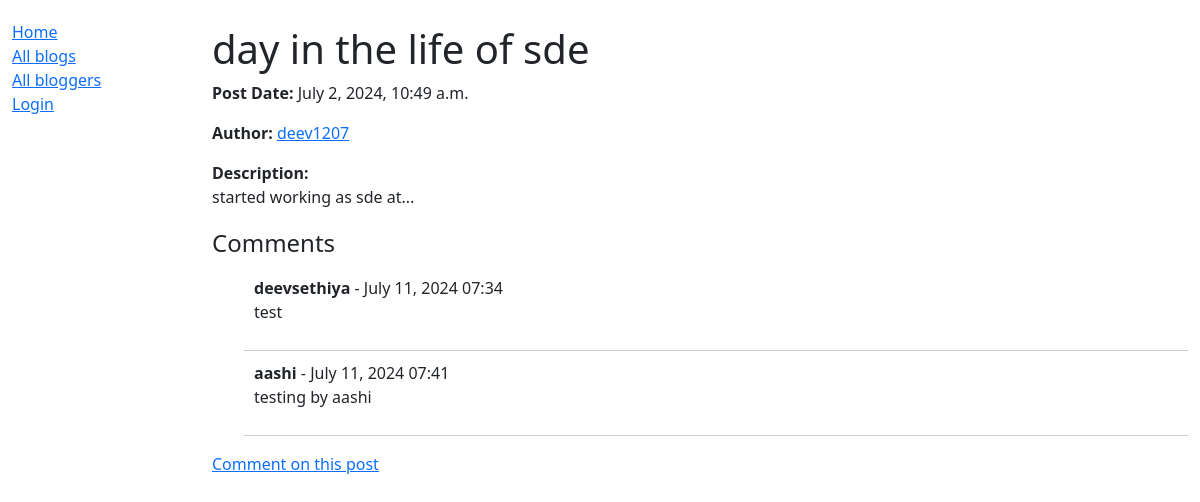
Page /blog/1/ on the committed database.
### blog/models.py (models this page shows, shortened)
class Blog(models.Model):
    title = models.CharField(max_length=200)
    content = models.TextField()
    author = models.ForeignKey(Author, on_delete=models.CASCADE)
    created_at = models.DateTimeField(auto_now_add=True)
    updated_at = models.DateTimeField(auto_now=True)

class Author(models.Model):
    name =  models.CharField(max_length=200)
    def __str__(self):
        return self.name
    def get_absolute_url(self):
        return reverse('blogger-detail', args=[str(self.id)])

class Comment(models.Model):
    blog = models.ForeignKey(Blog, related_name='comments', on_delete=models.CASCADE)
    author = models.ForeignKey(User, on_delete=models.CASCADE)
    content = models.TextField()
    created_at = models.DateTimeField(auto_now_add=True)

### blog/views.py (the view)
# urls.py: path('<int:pk>/',views.BlogDetailView.as_view(), name='blog-detail'),
class BlogDetailView(generic.DetailView):
    model = Blog
    def get_context_data(self, **kwargs):
        context = super().get_context_data(**kwargs)
        blog = self.get_object()
        comments = blog.comments.all()
        context['comments'] = comments
        return context

### blog/templates/blog/blog_detail.html
{% extends "base_generic.html" %}
{% block content %}
  <div class="post-details">
    <h1>{{ blog.title }}</h1>
    <p><strong>Post Date:</strong> {{ blog.created_at }}</p>
    <p><strong>Author:</strong> <a href="{{blog.author.get_absolute_url}}">{{ blog.author }}</a></p>
    <p><strong>Description: </strong> <br>{{  blog.content }}</p>
  </div>
  {% if comments %}
  <h4>Comments</h4>
  <ul>
    {% for comment in comments %}
    <div class="comment">
      <strong>{{ comment.author }}</strong> - {{ comment.created_at|date:"F d, Y H:i" }}
      <p>{{ comment.content }}</p>
    </div>
    {% empty %}
    <li>No comments yet.</li>
{% endfor %}
  </ul>
  {% endif %}
  <a href="{% url 'comment' pk=blog.id %}">Comment on this post</a>
{% endblock %}

### blog/templates/base_generic.html (shortened to what this page needs)
<!DOCTYPE html>
<html lang="en">
  <head>
    <link href="https://cdn.jsdelivr.net/npm/bootstrap@5.3.3/dist/css/bootstrap.min.css"
      rel="stylesheet"
>
    {% load static %}
    <link rel="stylesheet" href="{% static 'css/styles.css' %}" />
  </head>
  <body>
    <div class="container-fluid">
      <div class="row">
        <div class="col-sm-2">
          {% block sidebar %}
            <div class="sidebar-nav">
              <a href="{% url 'index' %}">Home</a>
            </div>
            <div class="sidebar-nav">
              <a href="{% url 'blogs' %}">All blogs</a>
            </div>
            <div class="sidebar-nav">
              <a href="{% url 'bloggers' %}">All bloggers</a>
            </div>
            <div class="sidebar-nav">
             {% if user.is_authenticated %}
               <div>User: {{ user.get_username }}</div>
               <div>
                 <form id="logout-form" method="post" action="{% url 'logout' %}">
                   {% csrf_token %}
                   <button type="submit" class="btn btn-link">Logout</button>
                 </form>
               </div>
             {% else %}
               <div>
                 <a href="{% url 'login' %}">Login</a>
               </div>
             {% endif %}
            </div>
          {% endblock %}
        </div>
        <div class="col-sm-10 ">
          {% block content %}{% endblock %}
        </div>
      </div>
    </div>
  </body>
</html>

### blog/static/css/styles.css (style rules this page uses)
.post-details { margin:20px 0px; }
.col-sm-2 { margin: 20px 0px 0px 0px }
.col-sm-10 { margin: 5px 0px 0px 0px }
.comment { border-bottom: 1px solid #cfcfcf; padding:10px; }

### rows in the picture
Blog: title "day in the life of sde", created_at "July 2, 2024, 10:49 a.m.", author "deev1207", content "started working as sde at..."
Comment: author "deevsethiya", created_at "July 11, 2024 07:34", content "test"
Comment: author "aashi", created_at "July 11, 2024 07:41", content "testing by aashi"
